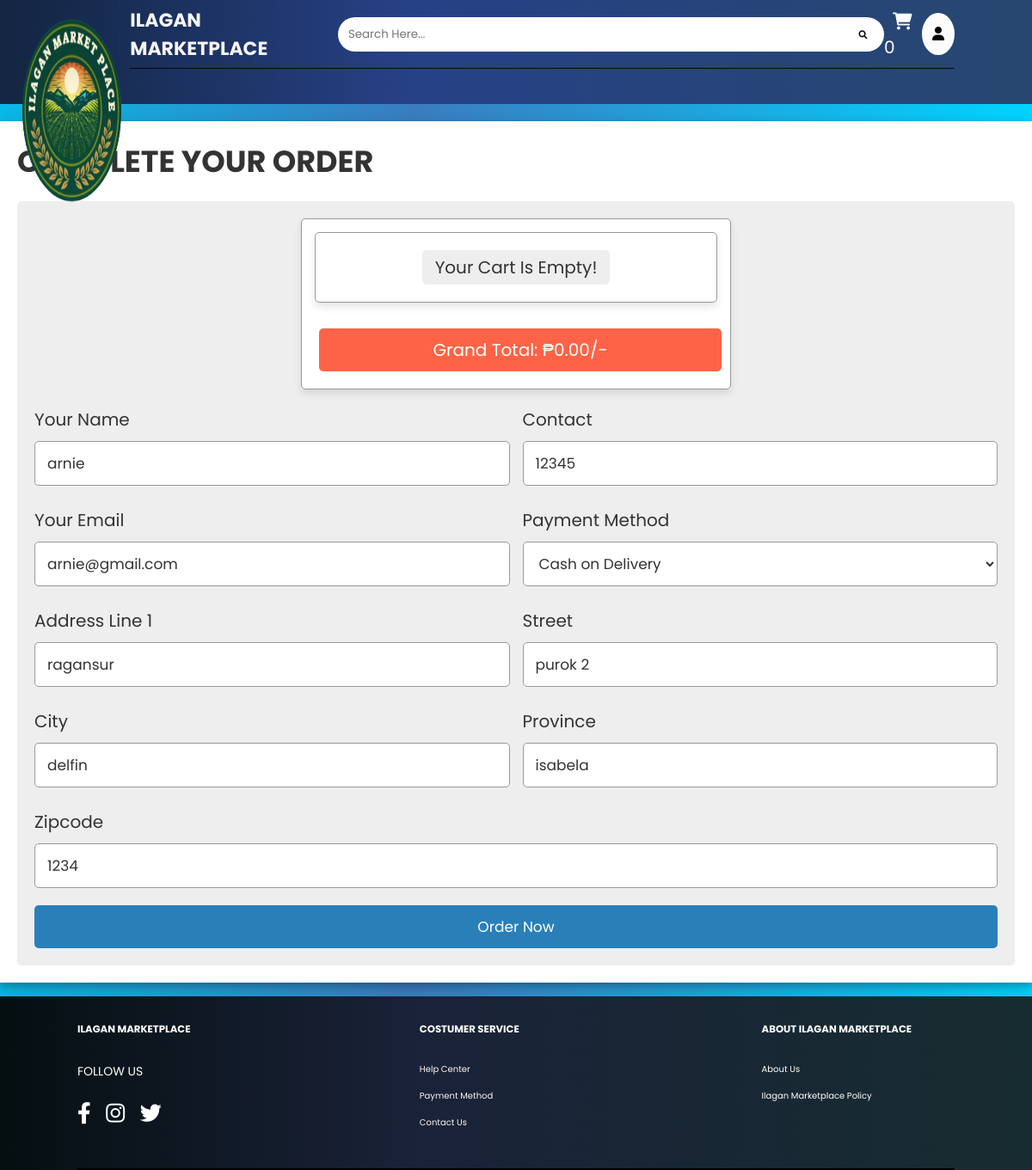
Page /ilagan/function/checkout.php (signed in) on the committed database.
### tables this page shows
CREATE TABLE `form` (
  `user_id` int(22) NOT NULL,
  `username` varchar(255) NOT NULL,
  `fname` varchar(22) NOT NULL,
  `lname` varchar(22) NOT NULL,
  `contact` varchar(22) NOT NULL,
  `email` varchar(22) NOT NULL,
  `pass` varchar(22) NOT NULL,
  `province` varchar(255) NOT NULL,
  `city` varchar(255) NOT NULL,
  `brgy` varchar(255) NOT NULL,
  `street` varchar(255) NOT NULL,
  `zipcode` int(255) NOT NULL,
  `age` varchar(255) NOT NULL,
  `gender` varchar(255) NOT NULL,
  `image` varchar(255) NOT NULL
);

### ilagan/function/checkout.php (the view, shortened to what this page needs)
<?php
@include 'db.php';
?>
<!DOCTYPE html>
<html lang="en">
<head>
   <link rel="stylesheet" href="https://cdnjs.cloudflare.com/ajax/libs/font-awesome/6.0.0/css/all.min.css">
   <link rel="stylesheet" href="css/style.css">
   <link rel="stylesheet" href="css/collect.css">
</head>
<body>
<header>
   <a href="collection.php"><img src="image/imglogo.png" alt="" class="headlogo"></a>
   <nav>
   <?php
   if(isset($_SESSION['user_id'])){
      $user_id = $_SESSION['user_id'];
      $select_rows = mysqli_query($conn, "SELECT * FROM `cart` WHERE user_id = $user_id") or die('query failed');
      $row_count = mysqli_num_rows($select_rows);
   } else {
      $row_count = 0;
   }
   ?>
   <div class="logo-search">
      <a href="#" class="logo">Ilagan Marketplace</a>
      <div class="search-box">
         <input type="search" placeholder="Search Here...">
         <i class="fa-solid fa-magnifying-glass"></i>
      </div>
      <div class="icon">
         <a href="cart.php" class="cart"><i class="fa-solid fa-cart-shopping"></i><span><?php echo $row_count; ?></span></a>
      </div>
      <div class="dropdown">
         <button class="dropbtn"><i class="fa-solid fa-user"></i></button>
      </div>
   </div>
   <ul>
   </ul>
   </nav>
</header>
<div class="container">
<section class="checkout-form" style="background:white;">
   <h1 class="heading">Complete Your Order</h1>
   <form action="" method="post">
      <div class="display-order">
        <?php
            if(isset($_SESSION['user_id'])){
               $user_id = $_SESSION['user_id'];
               $select_products = mysqli_query($conn, "SELECT * FROM `form` WHERE user_id = $user_id");
               if(mysqli_num_rows($select_products) > 0){
                  while($fetch_product = mysqli_fetch_assoc($select_products)){
         ?>
         <?php
            $select_cart = mysqli_query($conn, "SELECT * FROM `cart` WHERE user_id = $user_id");
            $total = 0;
            $grand_total = 0;
            if(mysqli_num_rows($select_cart) > 0){
            while($fetch_cart = mysqli_fetch_assoc($select_cart)){
               $total_price = $fetch_cart['price'] * $fetch_cart['quantity'];
               $grand_total = $total += $total_price;
               ?>
               <span><?= $fetch_cart['name']; ?>(<?= $fetch_cart['quantity']; ?>)</span>
               <?php
            }
            }else{
               echo "<div class='display-order'><span>Your cart is empty!</span></div>";
            }
         ?>
         <span class="grand-total">Grand Total: ₱<?= number_format($grand_total, 2, '.', ','); ?>/-</span>
      </div>
      <div class="flex">
         <div class="inputBox">
            <span>Your Name</span>
            <input type="text" placeholder="Enter your name" name="name" value="<?php echo $fetch_product['fname'] ?? ''; ?>" value="<?php echo $fetch_product['lname'] ?? ''; ?>" >
         </div>
         <div class="inputBox">
            <span>Contact</span>
            <input type="text" placeholder="number" name="number" required value="<?php echo $fetch_product['contact'] ?? ''; ?>">
         </div>
         <div class="inputBox">
            <span>Your Email</span>
            <input type="email" placeholder="email" name="email" value="<?php echo $fetch_product['email'] ?? ''; ?>">
         </div>
         <div class="inputBox">
            <span>Payment Method</span>
            <select name="method">
               <option value="cash on delivery" selected>Cash on Delivery</option>
            </select>
         </div>
         <div class="inputBox">
            <span>Address Line 1</span>
            <input type="text" placeholder="Brgy" name="flat" required value="<?php echo $fetch_product['brgy'] ?? ''; ?>">
         </div>
         <div class="inputBox">
            <span>Street</span>
            <input type="text" placeholder="Street" name="street" required value="<?php echo $fetch_product['street'] ?? ''; ?>">
         </div>
         <div class="inputBox">
            <span>City</span>
            <input type="text" placeholder="City" name="city" required value="<?php echo $fetch_product['city'] ?? ''; ?>">
         </div>
         <div class="inputBox">
            <span>Province</span>
            <input type="text" placeholder="Province" name="country" required value="<?php echo $fetch_product['province'] ?? ''; ?>">
         </div>
         <div class="inputBox">
            <span>Zipcode</span>
            <input type="text" placeholder="e.g. 123456" name="pin_code" required value="<?php echo $fetch_product['zipcode'] ?? ''; ?>">
         </div>
      </div>
      <input type="submit" value="Order Now" name="order_btn" class="btn">
      </form>
   <?php
               }
            }
         }
         ?>
</section>
</div>
<br>
<div class="footer">
   <div class="contanier">
      <div class="row">
         <h3>Ilagan Marketplace</span></h3>
         <p>FOLLOW US</p>
         <div class="social-links">
            <a href="#"><i class="fa-brands fa-facebook-f"></i></a>
            <a href="#"><i class="fa-brands fa-instagram"></i></a>
            <a href="#"><i class="fa-brands fa-twitter"></i></a>
         </div>
      </div>
      <div class="row">
         <h3>COSTUMER SERVICE</h3>
         <ul>
            <li><a href="#">Help Center</a></li>
            <li><a href="#">Payment Method</a></li>
            <li><a href="#">Contact Us</a></li>
         </ul>
      </div>
      <div class="row">
         <h3>ABOUT Ilagan Marketplace</h3>
         <ul>
            <li>About us</li>
            <li>Ilagan Marketplace Policy</li>
         </ul>
      </div>
   </div>
</div>
</body>
</html>

### ilagan/css/style.css (style rules this page uses)
:root { --blue:#2980b9; --red:tomato; --orange:orange; --black:#333; --white:#fff; --bg-color:#eee; --dark-bg:rgba(0,0,0,.7); --box-shadow:0 .5rem 1rem rgba(0,0,0,.1); --border:.1rem solid #999; }
* { font-family: 'Poppins', sans-serif; margin:0; padding:0; box-sizing: border-box; outline: none; border:none; text-decoration: none; text-transform: capitalize; }
html { font-size: 62.5%; overflow-x: hidden; }
.container { max-width: 1200px; margin:0 auto; }
section { padding:5rem; }
.heading { text-align: center; font-size: 3.5rem; text-transform: uppercase; color:var(--black); margin-bottom: 2rem; }
.btn, .option-btn, .delete-btn { display: block; width: 100%; text-align: center; background-color: var(--blue); color:var(--white); font-size: 1.7rem; padding:1.2rem 3rem; border-radius: .5rem; cursor: pointer; margin-top: 1rem; }
.checkout-form form { padding:2rem; border-radius: .5rem; background-color: var(--bg-color); }
.checkout-form form .flex { display: flex; flex-wrap: wrap; gap:1.5rem; }
.checkout-form form .flex .inputBox { flex:1 1 40rem; }
.checkout-form form .flex .inputBox span { font-size: 2rem; color:var(--black); }
.checkout-form form .flex .inputBox input, .checkout-form form .flex .inputBox select { width: 100%; background-color: var(--white); font-size: 1.7rem; color:var(--black); border-radius: .5rem; margin:1rem 0; padding:1.2rem 1.4rem; text-transform: none; border:var(--border); }
.display-order { max-width: 50rem; background-color: var(--white); border-radius: .5rem; text-align: center; padding:1.5rem; margin:0 auto; margin-bottom: 2rem; box-shadow: var(--box-shadow); border:var(--border); }
.display-order span { display: inline-block; border-radius: .5rem; background-color: var(--bg-color); padding:.5rem 1.5rem; font-size: 2rem; color:var(--black); margin:.5rem; }
.display-order span.grand-total { width: 100%; background-color: var(--red); color:var(--white); padding:1rem; margin-top: 1rem; }
.logo-search .logo { color: #f5f5f5; text-transform: uppercase; font-size: 22px; font-weight: bold; }
.search-box { width: 650px; height: 40px; position: relative; margin-right: 0%; }
.search-box input { width: 100%; height: 100%; padding: 0 50px 0 12px; border-radius: 30px; outline: none; border: none; }

### rows in the picture
form: grand_total "0.00", name "arnie", number "12345", email "arnie@gmail.com", flat "ragansur", street "purok 2", city "delfin", country "isabela", pin_code "1234"

### other values in the picture
$row_count "0"
